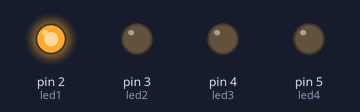
Bench run of a sketch on a simulated Arduino Uno, built with avr-gcc and run on an emulated ATmega328P. Parts: output pins drawn as LEDs (lit = HIGH).

Above: at 0.1 s.
At 0.7 s:
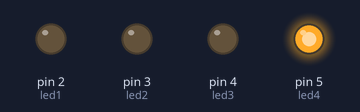
At 1.3 s:
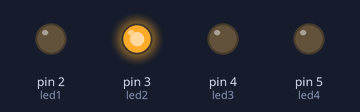
At 2.7 s:
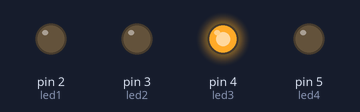
Timing chart, 0 to 3.0 s (numbered marks = the images above):
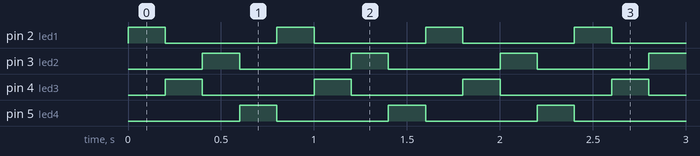

The sketch:

Primeiro_teste.ino
```cpp
int led1 = 2;                      //define pino 2 como led 1
int led2 = 3;
int led3 = 4;
int led4 = 5;
int t = 200;                       /*define t como tempo. Para mudar
                                   todos os delays é só alterar o valor*/


void setup() {

  pinMode (led1, OUTPUT);         //define que os leds são saídas
  pinMode (led2, OUTPUT);
  pinMode (led3, OUTPUT);
  pinMode (led4, OUTPUT);

}

void loop() {

 digitalWrite (led1, 1);          //diz que o led1 acende enquanto os outros ficam apagados
 digitalWrite (led2, 0);
 digitalWrite (led3, 0);
 digitalWrite (led4, 0);
 delay (t);                       //Tempo que o programa vai manter o led1 aceso e os outros apagados

 digitalWrite (led1, 0);          //diz que o led 3 acende enquanto os outros apagam
 digitalWrite (led2, 0);
 digitalWrite (led3, 1);
 digitalWrite (led4, 0);
 delay (t);                       //tempo até seguir com o programa

 digitalWrite (led1, 0);
 digitalWrite (led2, 1);
 digitalWrite (led3, 0);
 digitalWrite (led4, 0);
 delay (t);

 digitalWrite (led1, 0);
 digitalWrite (led2, 0);
 digitalWrite (led3, 0);
 digitalWrite (led4, 1);
 delay (t);

}
```

Measured:
- by itself, pin 2 (led1), pin 3 (led2), pin 4 (led3), pin 5 (led4): alternates HIGH for 0.20 s and LOW for 0.60 s
- by itself, everything shown: repeats every 0.80 s, in 4 steps
